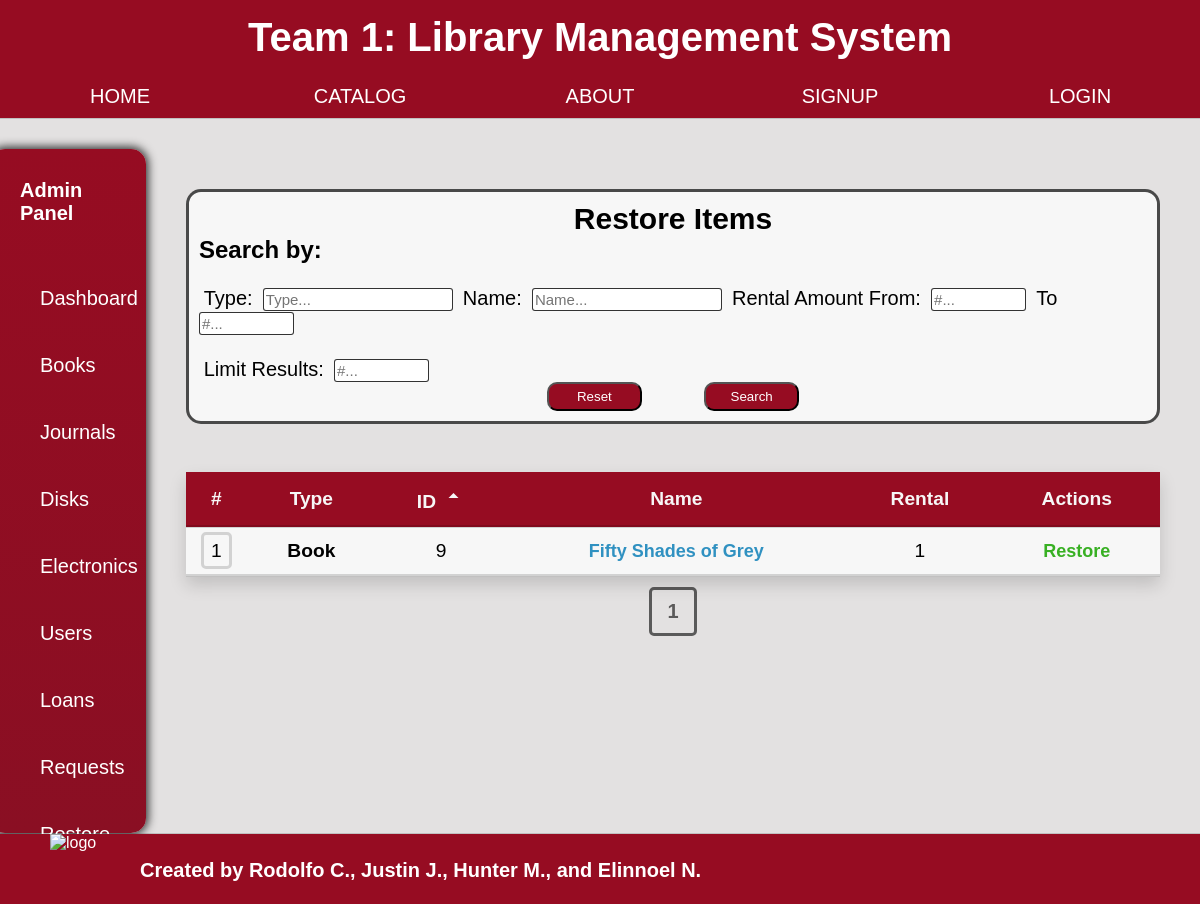
Screenshot of /admin/restore.php with the database file from the repository.
### tables this page shows
CREATE TABLE `book` (
  `Book_id` int(11) NOT NULL,
  `Name` varchar(45) NOT NULL,
  `Rental_status` varchar(6) NOT NULL,
  `ISBN` varchar(13) NOT NULL,
  `Pages` int(14) NOT NULL,
  `Publisher` int(11) NOT NULL,
  `Publish_date` date NOT NULL,
  `Deleted_id` tinyint(4) NOT NULL DEFAULT 0,
  `Img` varchar(60) DEFAULT NULL,
  `Description` varchar(2000) NOT NULL DEFAULT 'No Description',
  `Reference_type` int(4) NOT NULL DEFAULT 1
);

CREATE TABLE `itemtype` (
  `Type_id` int(11) NOT NULL,
  `Type_name` varchar(16) NOT NULL
);

### admin/restore.php (the view, shortened to what this page needs)
<?php include_once 'adminpanel.php';
    $BOutput = '';
    $JOutput = '';
    $DOutput = '';
    $EOutput = '';
    $UOutput = '';
    $Limitby = 10;
?>
        <div class="content">
            <head2> <title>Restore</title> <link rel="stylesheet" href="../style.css"> <link rel="stylesheet" href="astyle.css"> </head2>
            <form class="admin-form">
                <h2 style = "text-align:center;">Restore Items</h2>
                <h4>Search by:</h4><br>
                <label class="admin-label">Type:</label>
                <input list="listType" class="admin-list" name="Type" placeholder="Type..."
                    ?>>
                <label class="admin-label">Name:</label>
                <input list="listName" class="admin-list" name="Name" placeholder="Name..."
                    ?>>
                <label class="admin-label">Rental Amount From:</label>
                <input type="text" class="admin-text" name="Rental-From" placeholder="#..."
                    ?>>
                <label class="admin-label">To</label>
                <input type="text" class="admin-text" name="Rental-To" placeholder="#..."
                    ?>>
                <br><br>
                <label class="admin-label">Limit Results:</label>
                <input type="text" class="admin-text" name="Limit" placeholder="#..."
                    ?>>
                <br>
                <div class="admin-button-line">
                    <label class="admin-button">
                        <button type="submit" name ="reset">Reset</button>
                    </label>
                    <label class="admin-button">
                        <button type="submit" name ="submit">Search</button>
                    </label>
                </div>
            </form>
            <?php
                if(!empty($_GET['sort'])){
                    $_SESSION["sortbyorder"] = $_GET['sort'];
                    $sortby = $_GET['sort'];
                    if(strpos($_SESSION["sortorder"], 'ASC') !== false){ $_SESSION["sortorder"] = 'DESC'; $icon = '<i><span class="material-icons-outlined">arrow_drop_down</span></i>'; $sort = 'DESC';}
                    else{ $_SESSION["sortorder"] = 'ASC'; $icon = '<i><span class="material-icons-outlined">arrow_drop_up</span></i>'; $sort = 'ASC';}
                }
                elseif(!empty($_GET['page'])){
                    $sortby = $_SESSION["sortbyorder"];
                    $sort = $_SESSION["sortorder"];
                    if($sort == 'ASC'){ $icon = '<i><span class="material-icons-outlined">arrow_drop_up</span></i>';}
                    else{ $icon = '<i><span class="material-icons-outlined">arrow_drop_down</span></i>';}
                }
                else{
                    $sortby = 'ID';
                    $sort = 'ASC';
                    $icon = '<i><span class="material-icons-outlined">arrow_drop_up</span></i>';
                }
                ?>
                <table class = "content-table">
                    <thread>
                        <tr>
                            <th style = "width:1%;">#</th>
                            <th onclick="location.href='?sort=Type';" onmouseover="" style="cursor: pointer;">Type
                            </th>
                            <th onclick="location.href='?sort=ID';" onmouseover="" style="cursor: pointer;">ID
                                <?php if($sortby == 'ID'){echo $icon;}?>
                            </th>
                            <th onclick="location.href='?sort=Name';" onmouseover="" style="cursor: pointer;">Name
                            </th>
                            <th onclick="location.href='?sort=Rental';" onmouseover="" style="cursor: pointer;">Rental
                            </th>
                            <th>Actions</th>
                        </tr>
                    </thread>
                <?php
                    $NumResults = 0;
                    $sql = "SELECT * FROM book INNER JOIN itemtype ON itemtype.Type_id = book.Reference_type WHERE Deleted_id = 1 $BOutput";
                    $result = mysqli_query($con,$sql);
                    $NumResults = $NumResults + mysqli_num_rows($result);
                    if (mysqli_num_rows($result) > 0){$SelBooks = 1;}
                    $sql = "SELECT * FROM journal INNER JOIN itemtype ON itemtype.Type_id = journal.Reference_type WHERE Deleted_id = 1 $JOutput";
                    $result = mysqli_query($con,$sql);
                    $NumResults = $NumResults + mysqli_num_rows($result);
                    $sql = "SELECT * FROM disk INNER JOIN itemtype ON itemtype.Type_id = disk.Reference_type WHERE Deleted_id = 1 $DOutput";
                    $result = mysqli_query($con,$sql);
                    $NumResults = $NumResults + mysqli_num_rows($result);
                    $sql = "SELECT * FROM electronic INNER JOIN itemtype ON itemtype.Type_id = electronic.Reference_type WHERE Deleted_id = 1 $EOutput";
                    $result = mysqli_query($con,$sql);
                    $NumResults = $NumResults + mysqli_num_rows($result);
                    $sql = "SELECT *, 'User' AS Type FROM user WHERE Deleted_id = 1 $UOutput";
                    $result = mysqli_query($con,$sql);
                    $NumResults = $NumResults + mysqli_num_rows($result);
                    if(!isset($_GET['page'])){$page = 1;}
                    else{$page = $_GET['page'];}
                    $PageResults = $Limitby;
                    $NumOfPages = ceil($NumResults/$PageResults);
                    $FirstResult = ($page-1)*$PageResults;
                    $num = $FirstResult;
                    $sql = "";
                    $result = "";
                    if(!empty($SelBooks)) {
                        $sql ="SELECT book.Book_id AS ID, book.Name AS Name, book.Rental_status AS Rental, book.Reference_type, itemtype.Type_name AS Type
                                FROM book
                                INNER JOIN itemtype ON itemtype.Type_id = book.Reference_type
                                WHERE book.Deleted_id=1 $BOutput";
                    }
                    if(!empty($sql)){ $sql = $sql ." ORDER BY $sortby $sort LIMIT $FirstResult, $PageResults"; }
                    if(!empty($sql)){
                        $stmt = mysqli_stmt_init($con);
                        if(!mysqli_stmt_prepare($stmt,$sql)){echo "SQL statement failed";}
                        else{$result = mysqli_query($con,$sql);}
                    }
                    if(!empty($result)){
                        while($row=mysqli_fetch_assoc($result)){
                        $ID = $row['ID'];
                        $Name = $row['Name'];
                        $Rental = $row['Rental'];
                        $Type = $row['Type'];
                        $num += 1;
                        echo '
                        <tbody>
                            <tr id = '.$num.'>
                                <td id = "'.$num.'" onclick ="content()">
                                    <s style="padding:5px 7px; border-radius: 5px;">'.$num.'</s>
                                </td>
                                <td id = "'.$num.'" onclick ="content()">
                                    <b>'.$Type.'</b><br>
                                </td>
                                <td id = "'.$num.'" onclick ="content()">'.$ID.'</td>
                                <td class = "admin-table-name" id = "'.$num.'" onclick ="content()">
                                    <b style = "color: #3091C1; font-size: 18px;">'.$Name.'</b><br>
                                </td>
                                <td id = "'.$num.'" onclick ="content()">'.$Rental.'</td>
                                <td id = "'.$num.'" onclick ="content()">
                                    <button class = modal-button-open data-modal-target="#modal'.$num.'" style = "color: #38B023; font-size: 18px;">Restore</button><br>
                                </td>
                            </tr>
                            <div class="modal" id="modal'.$num.'">
                                    <div class="title">Confirm Restore of: '.$Name.'</div>
                                                    <b>Type:</b> '.$Type.'
                                                    <b>ID:</b> '.$ID.'
                                                    <b>Name:</b> '.$Name.'
                                                    <b>Rental Amount:</b> '.$Rental.'
                                                    <button type="button" class = "button-reserve" style="font-size: 25px;" onclick="location.href=\''.$Type.'/restore?restoreid='.$ID.'\'">Restore Now</button>
                                </div>
                            </div>
                        </tbody>';
                        }
                    }
                    else{
                        $NumOfPages = 0;
                    }
                    echo '<div class = "PageCount">';
                    for($PageCount=1;$PageCount<=$NumOfPages;$PageCount++){
                        echo '<a href="?page='.$PageCount.'">';
                        if($PageCount == $page){
                            echo '<div class = "Selected-Page" style = "display:inline-block;">
                                        <b>'.$PageCount.'</b>
                                </div>
                            </a>';
                        }
                        else{
                            echo '<div class = "Unselected-Page" style = "display:inline-block;">
                                        <b>'.$PageCount.'</b>
                                </div>
                            </a>';
                        }
                    }
                    echo '</div>';
                ?>
        </div>
<?php include_once '../footer.php'; ?>

### style.css (style rules this page uses)
* { padding: 0; margin: 0; list-style: none; text-decoration: none; box-sizing: border-box; font-family: Arial, HelvSetica, sans-serif; }
.content { padding: 40px 40px; width:100%; }
body { display: flex; flex-direction: column; min-height: 100vh; background-color: #C8102E; margin: 0; font-family: Helvetica; padding:0; }

### admin/astyle.css (style rules this page uses)
h4 { font-size: 1.5rem; }
.content-table { border-collapse: collapse; margin: 10px 0; font-size: 1.2em; width: 100%; box-shadow: 0 .5rem 1rem rgba(0,0,0,.15)!important; }
.content-table th, .content-table td { padding: 12px 15px; border-bottom: 3px solid rgba(0,0,0,.15); background-color: #f7f7f7; text-align: center; }
.content-table th { background-color: #960c22; color: #f7f7f7; }
.content-table td s { border-color: rgba(0,0,0,.15); border-style: solid; }
*, *::after, *::before { box-sizing: border-box; }
.modal-button-open { cursor: pointer; border: none; outline: none; background: none; font-weight: bold; }
.PageCount { width: 100%; text-align: center; bottom: 10%; }
.PageCount a { font-size: 20px; padding: 10px; color: rgba(0, 0, 0, .6); }
.PageCount a div { padding: 10px 15px; }
.Selected-Page { border: 3px solid rgba(0, 0, 0, .6); border-radius: 5px; padding: 10px 15px; }
.admin-form { width: 100%; border: 3px solid rgba(0,0,0,.70); padding: 10px; background: #f7f7f7; border-radius: 15px; font-size: 20px; margin-bottom: 5%; }
.admin-label { margin: auto .5%; }
.admin-list { width: 20%; font-size: 15px; border: 1px solid rgba(0,0,0,.80); border-radius: 3px; padding: .2%; }
.admin-text { width: 10%; font-size: 15px; border: 1px solid rgba(0,0,0,.80); border-radius: 3px; padding: .2%; }
.admin-button-line { text-align: center; }
.admin-button button { background: #960c22; padding: 5px; width: 10%; color: #fff; border-radius: 10px; cursor: pointer; margin: auto 3%; }

### rows the page displays
book: Reference_type.Type_name "Book", Book_id "9", Name "Fifty Shades of Grey", Rental_status "1"

### other values shown
$about "ABOUT"
$sign "SIGNUP"
$log "LOGIN"
